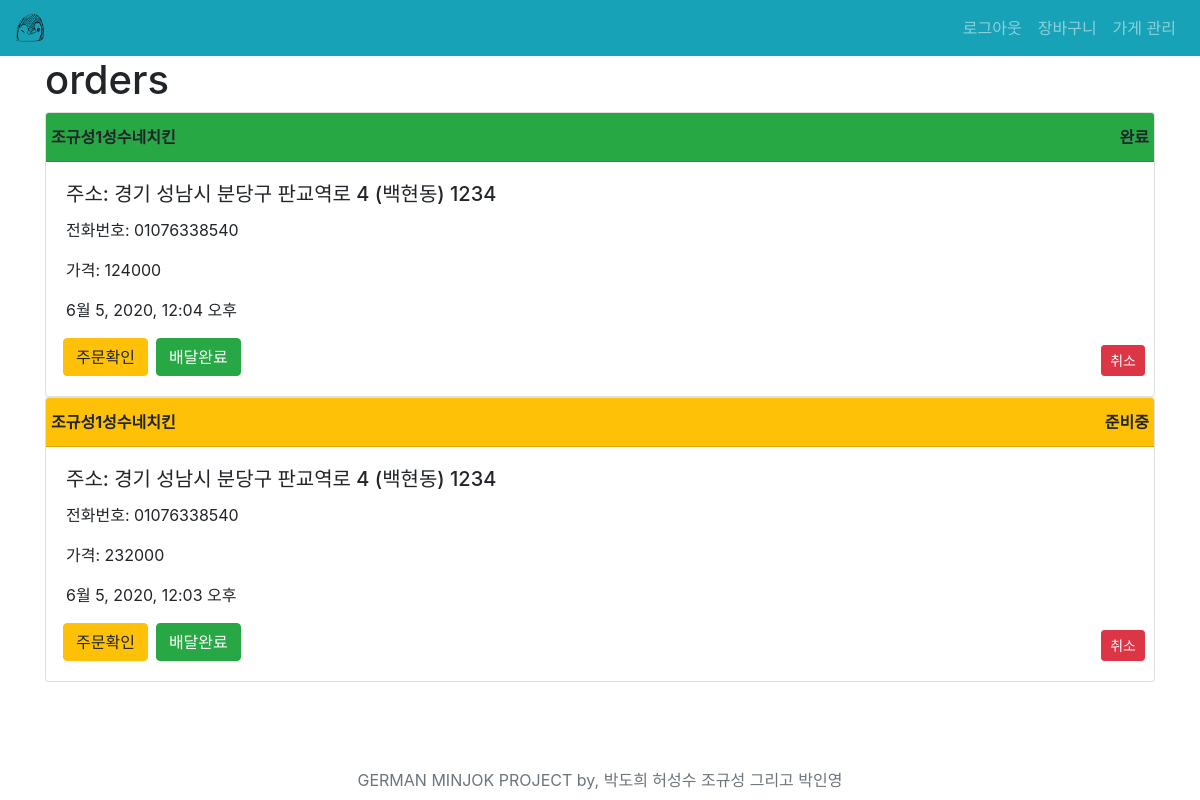
/ceos/1/orders/ (signed in), run on the app's committed database.
### ceos/models.py (models this page shows)
class OrderList(models.Model):
    user = models.ForeignKey(settings.AUTH_USER_MODEL, on_delete=models.SET(get_sentinel_user))
    store = models.ForeignKey(Store, on_delete=models.SET(get_sentinel_store))
    order_condition = models.IntegerField(default=0, choices=[(0, "결제 대기"), (1, "결제 완료"), (2, "준비중"), (3, "완료")])
    order_location =  models.CharField(max_length=100)
    order_time = models.DateTimeField(auto_now_add=True)
    order_name = models.CharField(max_length=50)
    order_price = models.IntegerField()

### accounts/models.py (models this page shows)
class User(AbstractUser):
    phone_number = models.CharField(max_length=20)
    auth_code = models.IntegerField(default=1)

### ceos/views.py (the view)
# urls.py: path('<int:store_pk>/orders/', views.orders, name="orders"),
def orders(request, store_pk):
    store = get_object_or_404(Store, pk=store_pk)
    user = request.user
    if is_manager(user, store):
        orders = store.orderlist_set.all().order_by('-pk')
        paginator = Paginator(orders, 3)
        page_number = request.GET.get('page')
        page_obj = paginator.get_page(page_number)
        context = { 'orders': page_obj }
        return render(request, 'ceos/orders.html', context)
    else:
        return redirect('main:index')

### ceos/views.py (called while the page is built)
def is_manager(user, store):
    if store.manager == user:
        return True
    else:
        return False

### ceos/templates/ceos/orders.html (shortened to what this page needs)
{% extends 'base.html' %}
{% load bootstrap_pagination %}
{% block content %}
    <h1>orders</h1>
    {% for order in orders %}
    {% if order.order_condition == 0 %}
    <hr>
    <h5>아직 결제되지 않은 상품입니다.</h5>
    <hr>
    {% else %}
    <div id="card-{{ order.pk }}" class="card">
        {% if order.order_condition == 2 %}
        <div id="headColor-{{ order.pk }}" class="card-header bg-warning font-weight-bold">
        {% endif %}
        {% if order.order_condition == 3 %}
        <div id="headColor-{{ order.pk }}" class="card-header bg-success font-weight-bold">
        {% endif %}
            <div class="row">
                <span>{{ order.order_name }}</span>
                <div id="conditionTxt-{{ order.pk }}" class="ml-auto font-weight-bold">
                {% if order.order_condition == 2 %}
                    준비중
                {% endif %}
                {% if order.order_condition == 3 %}
                    완료
                {% endif %}
                </div>
            </div>
        </div>
        <div class="card-body">
        <h5 class="card-title">주소: {{ order.order_location }}</h5>
        <p class="card-text">전화번호: {{ order.user.phone_number }}</p>
        <p class="card-text">가격: {{ order.order_price }}</p>
        <p class="card-text">{{ order.order_time }}</p>
        <div class="row px-1 align-items-end">
            <button data-order="{{ order.pk }}" class="btn btn-warning mx-2 checkBtn">주문확인</button>
            <butoon data-order="{{ order.pk }}" class="btn btn-success doneBtn">배달완료</butoon>
            <butoon data-order="{{ order.pk }}" class="btn btn-danger ml-auto btn-sm deleteBtn ">취소</butoon>
        </div>
        </div>
    </div>
    {% endif %}
    {% endfor %}
{% endblock %}

### data on the page
OrderList: order_name "조규성1성수네치킨", order_condition "완료", order_location "경기 성남시 분당구 판교역로 4 (백현동) 1234", user.phone_number "01076338540", order_price "124000", order_time "6월 5, 2020, 12:04 오후"
OrderList: order_name "조규성1성수네치킨", order_condition "준비중", order_location "경기 성남시 분당구 판교역로 4 (백현동) 1234", user.phone_number "01076338540", order_price "232000", order_time "6월 5, 2020, 12:03 오후"
